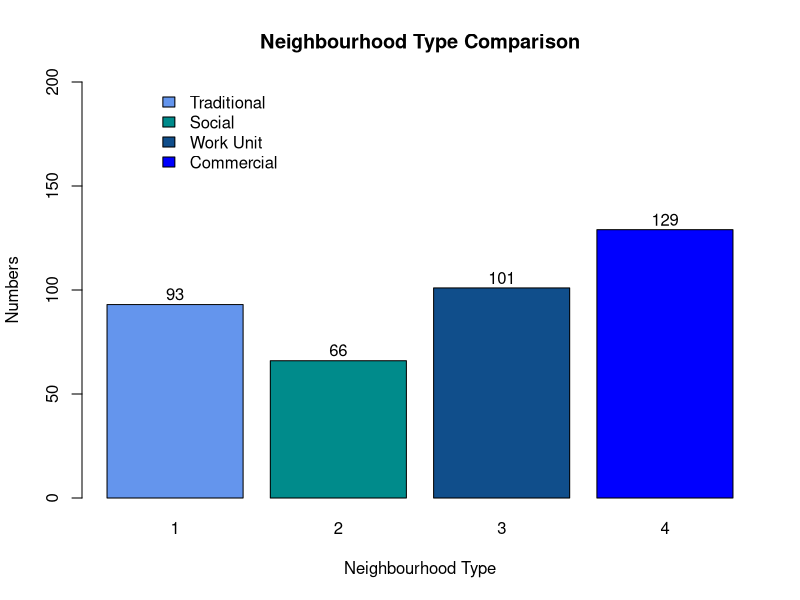

The R source for this figure: (Note: this script raises an error after producing the figure.)
#数据导入
setwd("E:/MyProject/s4/Rlan/homework04")
data<-read.csv("./data04.csv",header=TRUE, sep=",")
##数据类型转换
#查看变量类型
class(data$N_type)
#将数值型数据转换为因子型数据
data$N_typenew<-as.factor(data$N_type)
#查看转换后的变量类型
class(data$N_typenew)
#查看变量类型
class(data$Stay)
#将字符串转换为数值型数据
data$Staynew<-as.numeric(data$Stay) 
# 出现报错，原因是数据中含有除数字以外的字符，系统将其判为缺失值
#剔除缺失值
datanew<-na.omit(data)
#检查转换后的变量类型
class(datanew$Staynew)
#异常值处理
datanew<-subset(datanew,Stay<=Age)
datanew


#查看数据结构
dim(data)# 显示数据库行列数，对数据变量数和样本容量进行概览
str(data)# 查看数据集整体信息，包括：变量个数、样本容量、变量名称、变量的数值类型以及部分变量数据
head(data)# 查看数据集前六行数据


# 查看数据集中每个变量的基本统计值，如最小值、四分位数、中位数、平均数、最大值等
summary(datanew)



##数值计算
#计算该变量的平均数，并赋值给m
m<-mean(datanew$Staynew)
#计算该变量的众数，并赋值给mo
mo<-table(datanew$Staynew)[table(datanew$Staynew)==
                             max(table(datanew$Staynew))] 
#计算该变量的中位数，并赋值给me
me<-median(datanew$Staynew) 
#计算该变量的最小值、最大值，并赋值给range
range<-range(datanew$Staynew) 
#计算该变量的四分位数，并赋值给qua
qua<-quantile(datanew$Staynew) 
#计算该变量的方差，并赋值给var
var<-var(datanew$Staynew)
#计算该变量的标准差，并赋值给std
std<-sd(datanew$Staynew)
#查看数据
m
mo
me
range
qua
var
std
##柱状图绘制
#将变量的数据分类状况赋值给type
type<-table(datanew$N_typenew)
#使用barplot命令进行绘制
bar <- barplot(type,#所用数据
               main="Neighbourhood Type Comparison",#图名
               xlab="Neighbourhood Type",#横坐标名称
               ylab="Numbers",#纵坐标名称
               ylim=c(0,200), #纵坐标取值范围
               col=c("cornflowerblue","darkcyan","dodgerblue4",
                     "blue"),#图表填充颜色可网络查询
               beside=TRUE#柱子水平排列
               )
height <- type

#设置柱子上的标签
text(bar,#标签标注在柱子上
     height+5,#位置为柱子顶端向上5个单位
     paste(height)#内容为height的数据
    )

#绘制图例
legend(0.5,200,# 图例位置
       c("Traditional","Social","Work Unit","Commercial"),#类别名称 
       fill=c("cornflowerblue","darkcyan","dodgerblue4",
              "blue"),#填充颜色
       bty="n",#不绘制图例外框
       ncol=1#分1列显示
      )


##饼图绘制
#将饼图中每一块所占比例的数据赋值给prop,*100是将数据扩大为百分比的数字
prop<-round(prop.table(table(datanew$Employ))*100,1)#1表示显示至1位小数

#查看prop
prop
#设置标签，按照顺序为4个类别命名
label<-c("有工作","失业","退休")


#饼图绘制
#pie命令绘制图表
pie(prop,# 绘图所用数据
    main="Employment Status",#图名
    clockwise = TRUE, #内容按顺时针绘制
    radius = 0.7, #设置图表半径
    labels = piepercent,#标签内容
    col=c("cornflowerblue","darkcyan","blue")#图标填充所用颜色
   )

#legend命令设置图例标签
legend(-1.5,1,#图例的位置坐标
       label,#图例名称使用label的内容
       fill=c("cornflowerblue","darkcyan",
              "blue"),#图例填充颜色
       bty="y",#绘制图例外框
       cex=1 #图例文字大小
      )

#设置饼图标签，将每一类所占的比例显示为百分比
piepercent<-prop
piepercent <-paste(piepercent,"%",sep ="")


##箱图绘制
#boxplot命令绘制图表
boxplot(Age~Education, #对education类别下的age绘制
        data=datanew, #所用数据来源
        col = "lightgray", #填充颜色
        main="Boxplot of Age", #图名
        xlab = "Education Level", #横坐标名称
        ylab = "Age" #纵坐标名称
       )



#散点图
plot(datanew$Age,datanew$Stay)














